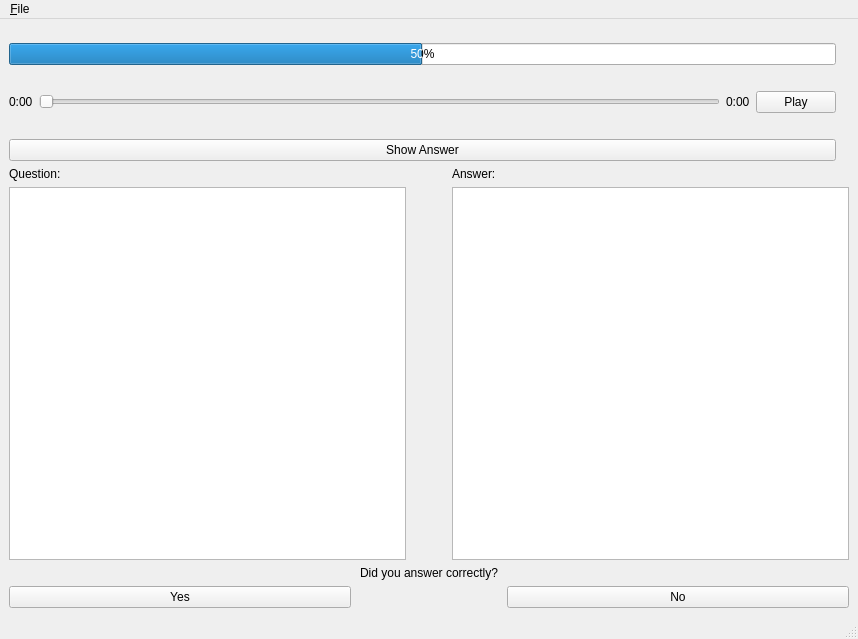
<?xml version="1.0" encoding="UTF-8"?>
<ui version="4.0">
 <class>MainWindow</class>
 <widget class="QMainWindow" name="MainWindow">
  <property name="geometry">
   <rect>
    <x>0</x>
    <y>0</y>
    <width>858</width>
    <height>639</height>
   </rect>
  </property>
  <property name="windowTitle">
   <string>MainWindow</string>
  </property>
  <widget class="QWidget" name="centralwidget">
   <layout class="QGridLayout" name="gridLayout">
    <item row="0" column="0">
     <layout class="QVBoxLayout" name="verticalLayout_5">
      <item>
       <layout class="QHBoxLayout" name="horizontalLayout_5">
        <item>
         <layout class="QVBoxLayout" name="verticalLayout_4">
          <item>
           <spacer name="verticalSpacer_3">
            <property name="orientation">
             <enum>Qt::Vertical</enum>
            </property>
            <property name="sizeType">
             <enum>QSizePolicy::Fixed</enum>
            </property>
            <property name="sizeHint" stdset="0">
             <size>
              <width>20</width>
              <height>15</height>
             </size>
            </property>
           </spacer>
          </item>
          <item>
           <widget class="QProgressBar" name="progressBar">
            <property name="value">
             <number>50</number>
            </property>
           </widget>
          </item>
          <item>
           <spacer name="verticalSpacer_2">
            <property name="orientation">
             <enum>Qt::Vertical</enum>
            </property>
            <property name="sizeType">
             <enum>QSizePolicy::Fixed</enum>
            </property>
            <property name="sizeHint" stdset="0">
             <size>
              <width>20</width>
              <height>20</height>
             </size>
            </property>
           </spacer>
          </item>
          <item>
           <layout class="QHBoxLayout" name="horizontalLayout">
            <item>
             <layout class="QHBoxLayout" name="horizontalLayout_3">
              <item>
               <widget class="QLabel" name="progressLabel">
                <property name="sizePolicy">
                 <sizepolicy hsizetype="Preferred" vsizetype="Preferred">
                  <horstretch>0</horstretch>
                  <verstretch>1</verstretch>
                 </sizepolicy>
                </property>
                <property name="text">
                 <string>0:00</string>
                </property>
               </widget>
              </item>
              <item>
               <widget class="QSlider" name="progressSlider">
                <property name="sizePolicy">
                 <sizepolicy hsizetype="Expanding" vsizetype="Fixed">
                  <horstretch>0</horstretch>
                  <verstretch>1</verstretch>
                 </sizepolicy>
                </property>
                <property name="orientation">
                 <enum>Qt::Horizontal</enum>
                </property>
               </widget>
              </item>
              <item>
               <widget class="QLabel" name="durationLabel">
                <property name="sizePolicy">
                 <sizepolicy hsizetype="Preferred" vsizetype="Preferred">
                  <horstretch>0</horstretch>
                  <verstretch>1</verstretch>
                 </sizepolicy>
                </property>
                <property name="text">
                 <string>0:00</string>
                </property>
               </widget>
              </item>
             </layout>
            </item>
            <item>
             <widget class="QPushButton" name="playButton">
              <property name="text">
               <string>Play</string>
              </property>
             </widget>
            </item>
           </layout>
          </item>
          <item>
           <spacer name="verticalSpacer">
            <property name="orientation">
             <enum>Qt::Vertical</enum>
            </property>
            <property name="sizeType">
             <enum>QSizePolicy::Fixed</enum>
            </property>
            <property name="sizeHint" stdset="0">
             <size>
              <width>20</width>
              <height>20</height>
             </size>
            </property>
           </spacer>
          </item>
          <item>
           <widget class="QPushButton" name="showAnswerButton">
            <property name="text">
             <string>Show Answer</string>
            </property>
           </widget>
          </item>
         </layout>
        </item>
        <item>
         <widget class="QLabel" name="imageLabel">
          <property name="sizePolicy">
           <sizepolicy hsizetype="Maximum" vsizetype="Maximum">
            <horstretch>0</horstretch>
            <verstretch>0</verstretch>
           </sizepolicy>
          </property>
          <property name="text">
           <string/>
          </property>
         </widget>
        </item>
       </layout>
      </item>
      <item>
       <layout class="QHBoxLayout" name="horizontalLayout_2">
        <item>
         <layout class="QVBoxLayout" name="verticalLayout">
          <item>
           <widget class="QLabel" name="label_2">
            <property name="text">
             <string>Question:</string>
            </property>
           </widget>
          </item>
          <item>
           <widget class="QTextBrowser" name="questionTextBrowser">
            <property name="sizePolicy">
             <sizepolicy hsizetype="Expanding" vsizetype="MinimumExpanding">
              <horstretch>0</horstretch>
              <verstretch>0</verstretch>
             </sizepolicy>
            </property>
           </widget>
          </item>
         </layout>
        </item>
        <item>
         <spacer name="horizontalSpacer">
          <property name="orientation">
           <enum>Qt::Horizontal</enum>
          </property>
          <property name="sizeType">
           <enum>QSizePolicy::Fixed</enum>
          </property>
          <property name="sizeHint" stdset="0">
           <size>
            <width>40</width>
            <height>20</height>
           </size>
          </property>
         </spacer>
        </item>
        <item>
         <layout class="QVBoxLayout" name="verticalLayout_2">
          <item>
           <widget class="QLabel" name="label">
            <property name="text">
             <string>Answer:</string>
            </property>
           </widget>
          </item>
          <item>
           <widget class="QTextBrowser" name="answerTextBrowser">
            <property name="sizePolicy">
             <sizepolicy hsizetype="Expanding" vsizetype="MinimumExpanding">
              <horstretch>0</horstretch>
              <verstretch>0</verstretch>
             </sizepolicy>
            </property>
           </widget>
          </item>
         </layout>
        </item>
       </layout>
      </item>
      <item>
       <layout class="QVBoxLayout" name="verticalLayout_3">
        <item>
         <widget class="QLabel" name="label_3">
          <property name="text">
           <string>Did you answer correctly?</string>
          </property>
          <property name="alignment">
           <set>Qt::AlignCenter</set>
          </property>
         </widget>
        </item>
        <item>
         <layout class="QHBoxLayout" name="horizontalLayout_4">
          <item>
           <widget class="QPushButton" name="yesButton">
            <property name="text">
             <string>Yes</string>
            </property>
           </widget>
          </item>
          <item>
           <spacer name="horizontalSpacer_2">
            <property name="orientation">
             <enum>Qt::Horizontal</enum>
            </property>
            <property name="sizeType">
             <enum>QSizePolicy::Fixed</enum>
            </property>
            <property name="sizeHint" stdset="0">
             <size>
              <width>150</width>
              <height>20</height>
             </size>
            </property>
           </spacer>
          </item>
          <item>
           <widget class="QPushButton" name="noButton">
            <property name="text">
             <string>No</string>
            </property>
           </widget>
          </item>
         </layout>
        </item>
       </layout>
      </item>
     </layout>
    </item>
   </layout>
  </widget>
  <widget class="QMenuBar" name="menubar">
   <property name="geometry">
    <rect>
     <x>0</x>
     <y>0</y>
     <width>858</width>
     <height>21</height>
    </rect>
   </property>
   <widget class="QMenu" name="menuNew_question">
    <property name="title">
     <string>&amp;File</string>
    </property>
    <addaction name="actionNew_question"/>
    <addaction name="actionDelete_Question"/>
    <addaction name="separator"/>
    <addaction name="actionImport"/>
    <addaction name="actionExport"/>
    <addaction name="separator"/>
    <addaction name="actionExit"/>
   </widget>
   <addaction name="menuNew_question"/>
  </widget>
  <widget class="QStatusBar" name="statusbar"/>
  <action name="actionImport">
   <property name="text">
    <string>Import</string>
   </property>
  </action>
  <action name="actionExport">
   <property name="text">
    <string>Export</string>
   </property>
  </action>
  <action name="actionNew_question">
   <property name="text">
    <string>&amp;New Question</string>
   </property>
  </action>
  <action name="actionDelete_Question">
   <property name="text">
    <string>&amp;Delete Question</string>
   </property>
  </action>
  <action name="actionExit">
   <property name="text">
    <string>Exit</string>
   </property>
  </action>
 </widget>
 <resources/>
 <connections/>
</ui>
